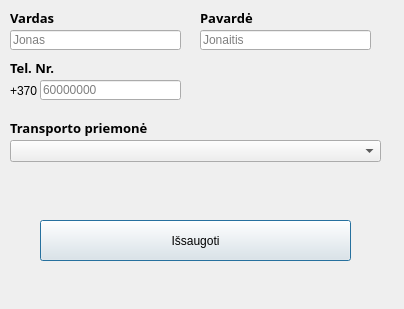
<?xml version="1.0" encoding="UTF-8"?>
<ui version="4.0">
 <class>Dialog</class>
 <widget class="QDialog" name="Dialog">
  <property name="geometry">
   <rect>
    <x>0</x>
    <y>0</y>
    <width>404</width>
    <height>309</height>
   </rect>
  </property>
  <property name="windowTitle">
   <string>Vairuotojo irašas</string>
  </property>
  <widget class="QLabel" name="label">
   <property name="geometry">
    <rect>
     <x>10</x>
     <y>10</y>
     <width>101</width>
     <height>16</height>
    </rect>
   </property>
   <property name="font">
    <font>
     <family>Arial Black</family>
     <pointsize>10</pointsize>
     <weight>75</weight>
     <bold>true</bold>
    </font>
   </property>
   <property name="text">
    <string>Vardas</string>
   </property>
  </widget>
  <widget class="QLabel" name="label_2">
   <property name="geometry">
    <rect>
     <x>200</x>
     <y>10</y>
     <width>101</width>
     <height>16</height>
    </rect>
   </property>
   <property name="font">
    <font>
     <family>Arial Black</family>
     <pointsize>10</pointsize>
     <weight>75</weight>
     <bold>true</bold>
    </font>
   </property>
   <property name="text">
    <string>Pavardė</string>
   </property>
  </widget>
  <widget class="QLineEdit" name="vardas">
   <property name="geometry">
    <rect>
     <x>10</x>
     <y>30</y>
     <width>171</width>
     <height>20</height>
    </rect>
   </property>
   <property name="placeholderText">
    <string>Jonas</string>
   </property>
  </widget>
  <widget class="QLineEdit" name="pavarde">
   <property name="geometry">
    <rect>
     <x>200</x>
     <y>30</y>
     <width>171</width>
     <height>20</height>
    </rect>
   </property>
   <property name="placeholderText">
    <string>Jonaitis</string>
   </property>
  </widget>
  <widget class="QLineEdit" name="tel_nr">
   <property name="geometry">
    <rect>
     <x>40</x>
     <y>80</y>
     <width>141</width>
     <height>20</height>
    </rect>
   </property>
   <property name="placeholderText">
    <string>60000000</string>
   </property>
  </widget>
  <widget class="QLabel" name="label_3">
   <property name="geometry">
    <rect>
     <x>10</x>
     <y>60</y>
     <width>101</width>
     <height>16</height>
    </rect>
   </property>
   <property name="font">
    <font>
     <family>Arial Black</family>
     <pointsize>10</pointsize>
     <weight>75</weight>
     <bold>true</bold>
    </font>
   </property>
   <property name="text">
    <string>Tel. Nr.</string>
   </property>
  </widget>
  <widget class="QComboBox" name="tp_pasirinkimas">
   <property name="geometry">
    <rect>
     <x>10</x>
     <y>140</y>
     <width>371</width>
     <height>22</height>
    </rect>
   </property>
  </widget>
  <widget class="QLabel" name="label_4">
   <property name="geometry">
    <rect>
     <x>10</x>
     <y>120</y>
     <width>251</width>
     <height>16</height>
    </rect>
   </property>
   <property name="font">
    <font>
     <family>Arial Black</family>
     <pointsize>10</pointsize>
     <weight>75</weight>
     <bold>true</bold>
    </font>
   </property>
   <property name="text">
    <string>Transporto priemonė</string>
   </property>
  </widget>
  <widget class="QPushButton" name="issaugot">
   <property name="geometry">
    <rect>
     <x>40</x>
     <y>220</y>
     <width>311</width>
     <height>41</height>
    </rect>
   </property>
   <property name="text">
    <string>Išsaugoti</string>
   </property>
  </widget>
  <widget class="QLabel" name="msg">
   <property name="geometry">
    <rect>
     <x>10</x>
     <y>280</y>
     <width>381</width>
     <height>16</height>
    </rect>
   </property>
   <property name="text">
    <string/>
   </property>
  </widget>
  <widget class="QLabel" name="label_5">
   <property name="geometry">
    <rect>
     <x>10</x>
     <y>80</y>
     <width>47</width>
     <height>21</height>
    </rect>
   </property>
   <property name="text">
    <string>+370</string>
   </property>
  </widget>
 </widget>
 <resources/>
 <connections/>
</ui>
